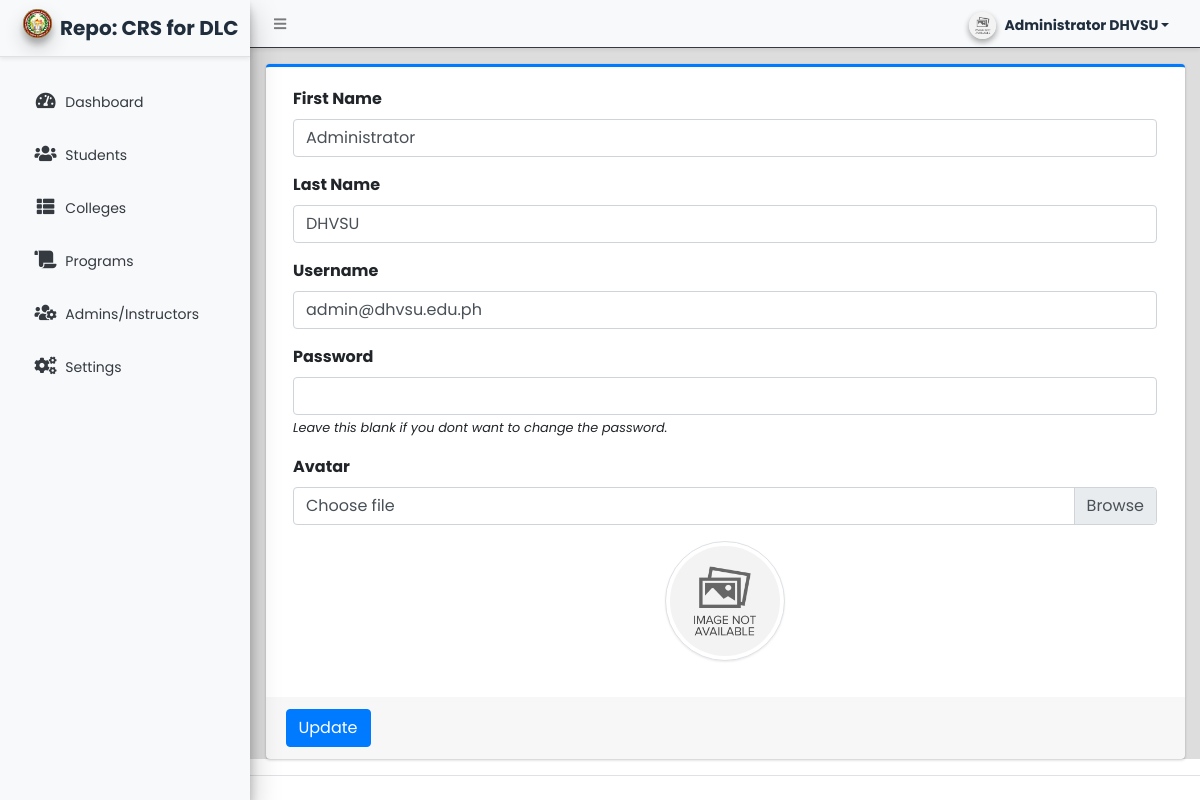
The app's page /admin/?page=user (signed in) with its own data.
### tables this page shows
CREATE TABLE `users` (
  `id` int(50) NOT NULL,
  `firstname` varchar(250) NOT NULL,
  `middlename` text DEFAULT NULL,
  `lastname` varchar(250) NOT NULL,
  `username` text NOT NULL,
  `password` text NOT NULL,
  `avatar` text DEFAULT NULL,
  `last_login` datetime DEFAULT NULL,
  `type` tinyint(1) NOT NULL DEFAULT 0,
  `status` int(1) NOT NULL DEFAULT 1 COMMENT '0=not verified, 1 = verified',
  `date_added` datetime NOT NULL DEFAULT current_timestamp(),
  `date_updated` datetime DEFAULT NULL ON UPDATE current_timestamp()
);

### classes/DBConnection.php (called while the page is built, shortened)
<?php
class DBConnection{
    private $host = DB_SERVER;
    private $username = DB_USERNAME;
    private $password = DB_PASSWORD;
    private $database = DB_NAME;
    public $conn;
    public function __construct(){
        if (!isset($this->conn)) {
            $this->conn = new mysqli($this->host, $this->username, $this->password, $this->database);
        }
    }
}
?>

### classes/SystemSettings.php (called while the page is built, shortened)
<?php
class SystemSettings extends DBConnection{
	function userdata($field = ''){
		if(!empty($field)){
			if(isset($_SESSION['userdata'][$field]))
				return $_SESSION['userdata'][$field];
			else
				return null;
		}else{
			return false;
		}
	}
}
$_settings = new SystemSettings();
?>

### config.php (called while the page is built, shortened)
<?php
require_once('classes/DBConnection.php');
require_once('classes/SystemSettings.php');
function validate_image($file){
	if(!empty($file)){
        $ex = explode('?',$file);
        $file = $ex[0];
        $param =  isset($ex[1]) ? '?'.$ex[1]  : '';
		if(is_file(base_app.$file)){
			return base_url.$file.$param;
		}else{
			return base_url.'dist/img/no-image-available.png';
		}
	}else{
		return base_url.'dist/img/no-image-available.png';
	}
}
?>

### admin/user/index.php (the view, shortened to what this page needs)
<?php
$user = $conn->query("SELECT * FROM users where id ='".$_settings->userdata('id')."'");
foreach($user->fetch_array() as $k =>$v){
	$meta[$k] = $v;
}
?>
<div class="card card-outline card-primary">
    <div class="card-body">
        <div class="container-fluid">
            <form action="" id="manage-user">
                <div class="form-group">
                    <label for="name">First Name</label>
                    <input type="text" name="firstname" id="firstname" class="form-control"
                        value="<?php echo isset($meta['firstname']) ? $meta['firstname']: '' ?>" required>
                </div>
                <div class="form-group">
                    <label for="name">Last Name</label>
                    <input type="text" name="lastname" id="lastname" class="form-control"
                        value="<?php echo isset($meta['lastname']) ? $meta['lastname']: '' ?>" required>
                </div>
                <div class="form-group">
                    <label for="username">Username</label>
                    <input type="text" name="username" id="username" class="form-control"
                        value="<?php echo isset($meta['username']) ? $meta['username']: '' ?>" required
                        autocomplete="off">
                </div>
                <div class="form-group">
                    <label for="password">Password</label>
                    <input type="password" name="password" id="password" class="form-control" value=""
                        autocomplete="off">
                    <small><i>Leave this blank if you dont want to change the password.</i></small>
                </div>
                <div class="form-group">
                    <label for="" class="control-label">Avatar</label>
                    <div class="custom-file">
                        <label class="custom-file-label" for="customFile">Choose file</label>
                    </div>
                </div>
                <div class="form-group d-flex justify-content-center">
                    <img src="<?php echo validate_image(isset($meta['avatar']) ? $meta['avatar'] :'') ?>" alt=""
                        id="cimg" class="img-fluid img-thumbnail">
                </div>
            </form>
        </div>
    </div>
    <div class="card-footer">
        <div class="col-md-12">
            <div class="row">
                <button class="btn btn-primary" form="manage-user">Update</button>
            </div>
        </div>
    </div>
</div>

### admin/inc/topBarNav.php (style rules this page uses)
body { font-family: 'Poppins'; }

### admin/user/index.php (style rules this page uses)
img#cimg { height: 15vh; width: 15vh; object-fit: cover; border-radius: 100% 100%; }

### records on screen
users: firstname "Administrator", lastname "DHVSU", username "admin@dhvsu.edu.ph"

### other values on screen
$_settings->userdata('firstname').' '.$_settings->userdata('lastname') "Administrator DHVSU"
$_settings->info('short_name') "Repo: CRS for DLC"
